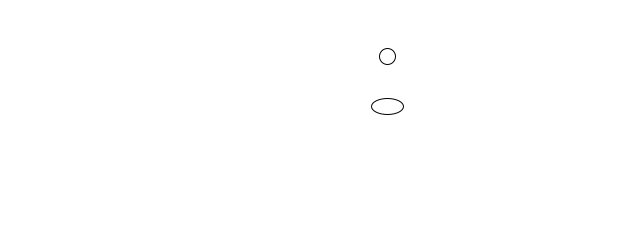
Frame 1 (no input)
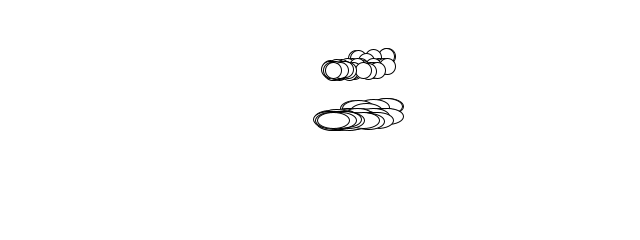
Frame 60 (the mouse pressed at the canvas centre just before this capture)
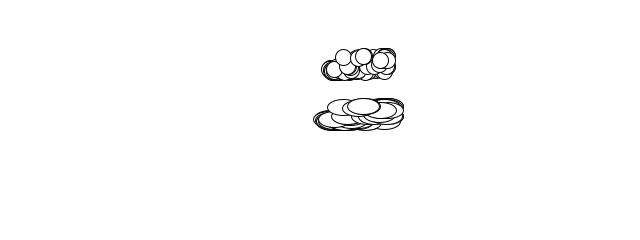
Frame 120 (the mouse held since frame 60 and released just before this capture)

The Processing sketch that drew these frames (run headless with seeded random() and noise(); from frame 60 on, the mouse is pressed at the canvas centre):

// Processing sketch: circle
// ── circle.pde
float tx = 0;
float ty = 180;

void setup() {
    size(640, 240);
    background(255);
}

void draw() {
    float x = map(noise(tx), 0, 1, 0, width);
    float y = map(noise(ty), 0, 1, 0, height);
    ellipse(x, y, 32, 16);
    circle(x, y - 50, 16);
    tx += random(-0.05,0.05);
    ty += random(-0.05,0.05);
}
